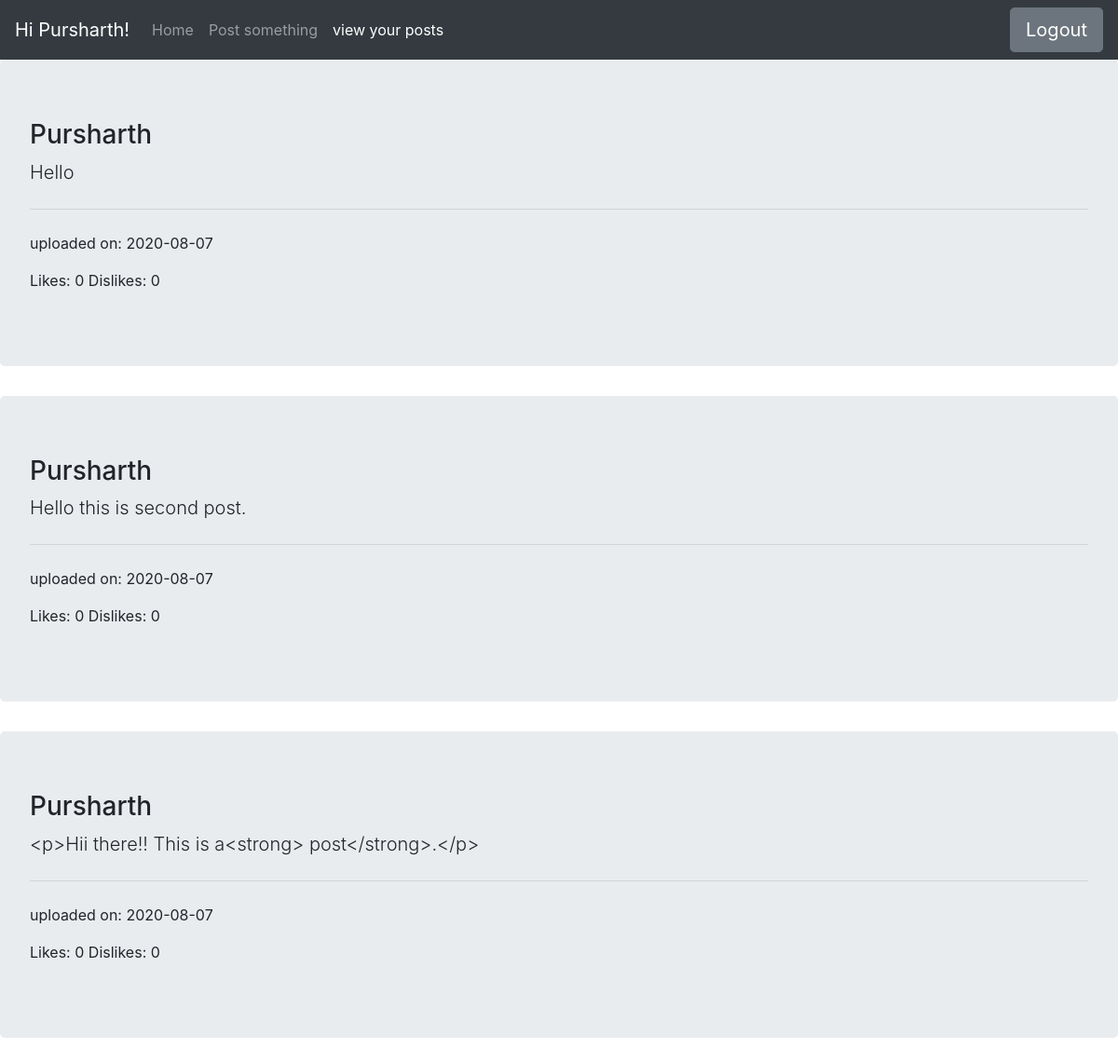
Page /viewall.html (signed in) on the earlier database version.
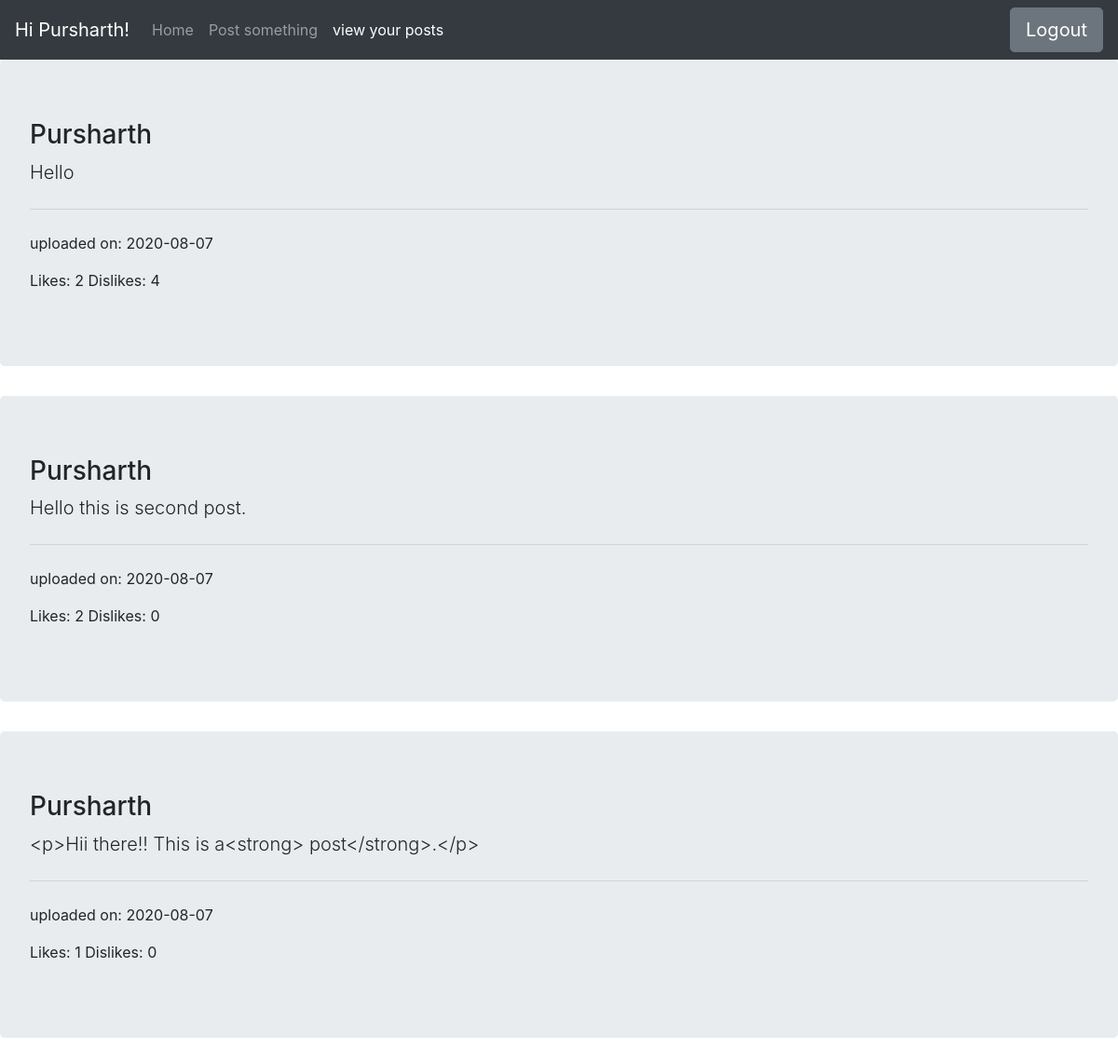
Same page on the later database version.
### tables this page shows
CREATE TABLE posts (id INTEGER PRIMARY KEY,userid INTEGER,username TEXT,useremail TEXT,dateofupload date,content TEXT,likes INTEGER,dislikes INTEGER);

### server.py (the view)
@app.route('/viewall.html')
def viewall():
    data = backend.display_user_posts(session['user_pk'])
    if 'user_id' in session:
        return render_template('viewall.html',data=data,name=session['user_id'])
    else:
        return redirect('/index.html')

### backend.py (called while the page is built)
def display_user_posts(user_pk):
    conn = sqlite3.connect('blogging.db')
    cur = conn.cursor()
    cur.execute("Select * from posts where userid={}".format(user_pk))
    rows = cur.fetchall()
    conn.close()
    return rows

### templates/viewall.html (shortened to what this page needs)
<!doctype html>
<html lang="en">
  <head>
    <link rel="stylesheet" href="https://stackpath.bootstrapcdn.com/bootstrap/4.5.1/css/bootstrap.min.css">
  </head>
  <body>
    <nav class="navbar navbar-expand-lg navbar-dark bg-dark">
  <a class="navbar-brand" href="#">Hi {{name}}!</a>
  <div class="collapse navbar-collapse" id="navbarText">
    <ul class="navbar-nav mr-auto">
      <li class="nav-item">
        <a class="nav-link" href="./dashboard.html">Home</a>
      </li>
      <li class="nav-item">
        <a class="nav-link" href="./newpost.html">Post something</a>
      </li>
      <li class="nav-item active">
        <a class="nav-link" href="">view your posts <span class="sr-only">(current)</span></a>
      </li>
    </ul>
    <form action='logout' method='post'>
    <button type="submit" class="btn btn-secondary btn-lg">Logout</button>
    </form>
  </div>
</nav>
{% for post in data %}
  <div class="jumbotron">
  <h3 class="display-5">{{post[2]}}</h3>
  <p class="lead">{{post[5]}}</p>
  <hr class="my-4">
  <p> uploaded on: {{post[4]}}</p>
  <p> Likes: {{post[6]}}   Dislikes: {{post[7]}}</p>
</div>
{% endfor %}
  </body>
</html>

Differences in the rows shown:
changed posts "Hello": likes "0" → "2"; dislikes "0" → "4"
changed posts "Hello this is second post.": likes "0" → "2"
changed posts "<p>Hii there!! This is a<strong> post</strong>.</p>": likes "0" → "1"
